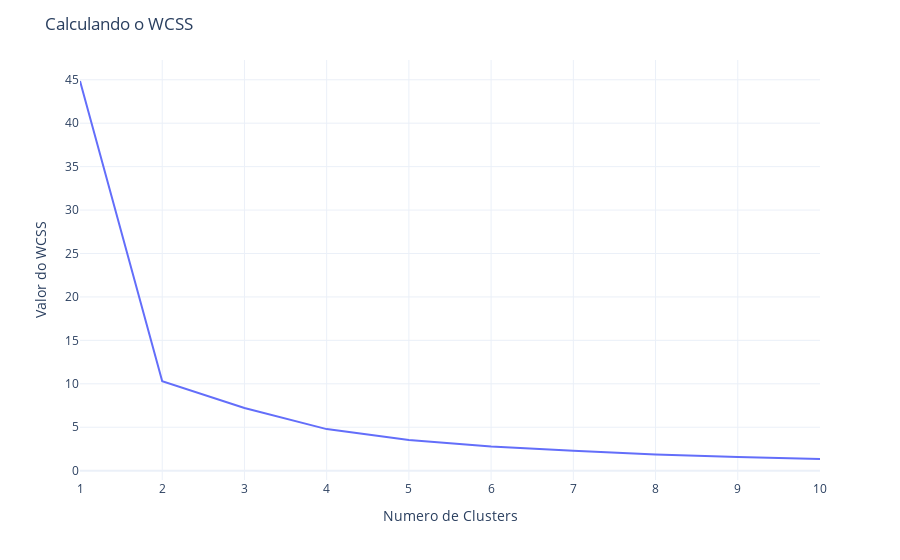

The notebook cell this image was saved under:
### Code cell
grafico_wcss = px.line(x = range(1,11), y=wcss)
fig = go.Figure(grafico_wcss)
fig.update_layout(title='Calculando o WCSS', xaxis_title='Numero de Clusters', 
                  yaxis_title='Valor do WCSS', template = 'plotly_white')

### Figure 1 — Plotly figure (JSON) as saved in the notebook; plotly's stock layout.template omitted (floating-point values rounded to 4 significant figures)
{"data": [{"hovertemplate": "x=%{x}<br>y=%{y}<extra></extra>", "legendgroup": "", "line": {"color": "#636efa", "dash": "solid"}, "marker": {"symbol": "circle"}, "mode": "lines", "name": "", "orientation": "v", "showlegend": false, "type": "scatter", "x": [1, 2, 3, 4, 5, 6, 7, 8, 9, 10], "xaxis": "x", "y": [44.86, 10.29, 7.221, 4.784, 3.521, 2.77, 2.288, 1.857, 1.571, 1.342], "yaxis": "y"}], "layout": {"legend": {"tracegroupgap": 0}, "margin": {"t": 60}, "title": {"text": "Calculando o WCSS"}, "xaxis": {"anchor": "y", "domain": [0, 1], "title": {"text": "Numero de Clusters"}}, "yaxis": {"anchor": "x", "domain": [0, 1], "title": {"text": "Valor do WCSS"}}}}
